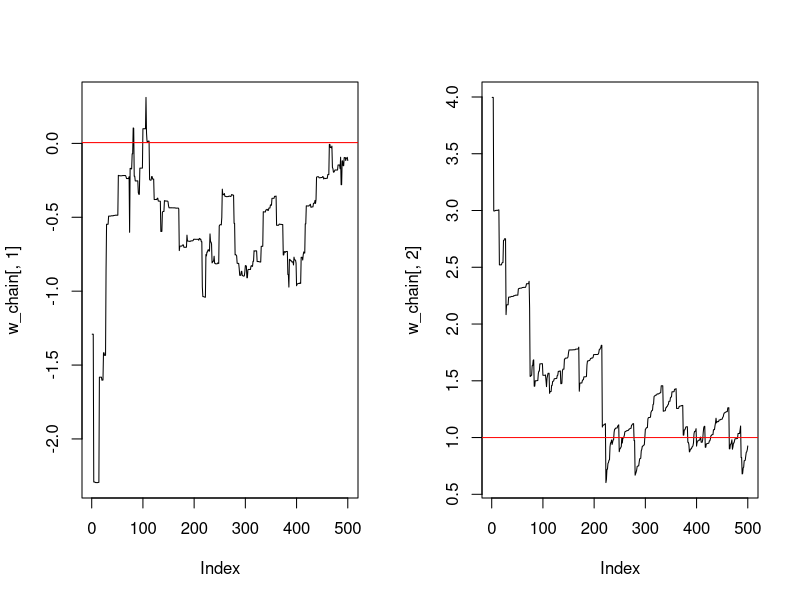
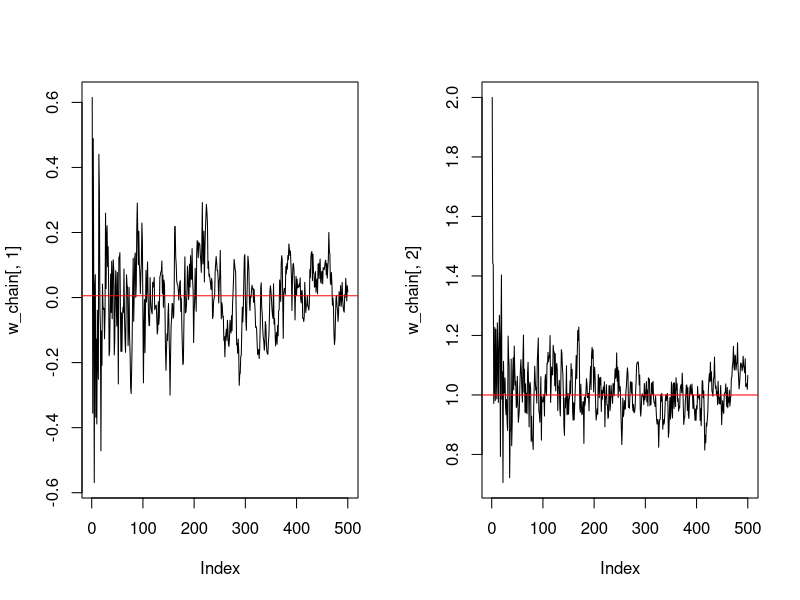

Source code (R) for these figures, in order:
#AdaGrad Algorithm
library(numDeriv)
library(nloptr)

set.seed(2023)

#Dataset S_n generated from data generation probability g()
data_generating_model <- function(n,w) {
  z <- rep( NaN, times=n*2 )
  z <- matrix(z, nrow = n, ncol = 2)
  z[,1] <- runif(n, min = -10, max = 10)
  p <- w[1] + w[2]*z[,1] 
  p <- exp(p) / (1+exp(p))
  z[,2] <- rbinom(n, size = 1, prob = p)
  return(z)
}


#n=500, real values for unkown w = (0,1)
n_obs <- 500
w_true <- c(0,1)  
z_obs <- data_generating_model(n = n_obs, w = w_true) 
w_true <- as.numeric(glm(z_obs[,2]~ 1+ z_obs[,1],family = "binomial" )$coefficients)
                     
#Prediction rule
prediction_rule <- function(x,w) {
  h <- w[1]+w[2]*x
  h <- exp(h) / (1.0 + exp(h) )
  return (h)
}

#Loss function
loss_fun <- function(w,z) {
  x = z[1]
  y = z[2]
  h <- prediction_rule(x,w)
  ell <- -y*log(h) - (1-y)*log(1-h)
  return (ell)
}

#Empirical Risk Function
empirical_risk_fun <- function(w,z,n) {
  x = z[,1]
  y = z[,2]
  R <- 0.0
  for (i in 1:n) {
    R <- R + loss_fun(w,z[i,])
  }
  R <- R / n
  return (R)
}

#Learning rate function eta_t = t/t_0
learning_rate <-function(t,t0=3) {
  eta <- t0 / t
  return( eta )
}

#Function returns gradient of loss function at values w,z
grad_loss_fun <- function(w,z) {
  x = z[1]
  y = z[2]
  h <- prediction_rule(x,w)
  grd <- c(h-y, (h-y)*x)
  return (grd)
}

#Fct returns gradient of risk function at values w and using
#dataset z size nx2
grad_risk_fun <- function(w,z,n) {
  grd <- 0.0
  for (i in 1:n) {
    grd <- grd + grad_loss_fun(w,z[i,])
  }
  grd <- grd / n
  return (grd)
}

#Gradient of ERF at w =(-0.1, 1.5) using whole dataset
w <- c(-0.1, 1.5)
gr <- grad_risk_fun(w, z=z_obs, n=n_obs)

#Dataset Sn size n=1000000 and wtrue=(0.0,1.0)
#The dataset containing the examples to train the model
#are generated below, and stores in the array z_obs
set.seed(2023)
n_obs <- 1000000
w_true <- c(0,1)  
z_obs <- data_generating_model(n = n_obs, w = w_true)
w_true <- as.numeric(glm(z_obs[,2]~ 1+ z_obs[,1],family = "binomial" )$coefficients)

#AdaGrad algorithm constant eta_t = 1, batch size m,
#epsilon=10^-6, T=500, seed (-0.3,3)
m <- 1
eta <- 1.0
Tmax <- 500
w_seed <- c(-0.3,3.0)
w <- w_seed
w_chain <- c()
Qstop <- 0 
t <- 0
G <- rep(0.0,times=length(w))
eps <- 10^(-6)
while ( Qstop == 0 ) {
  # counter
  t <- t +  1
  cat( t ) ; cat( ' ' ) ## counter added for display reasons
  # step 1: update  
  J <- sample.int(n = n_obs, size = m, replace = TRUE)
  if (m==1) {
    zbatch <- matrix(z_obs[J,],1,2)
  } else {
    zbatch <- z_obs[J,]
  }
  #eta <- learning_rate( t )
  erf_fun <- function(w, z = zbatch, n=m) {
    return( empirical_risk_fun(w, z, n) ) 
  }
  g <- numDeriv::grad( erf_fun, w )
  G <- G + g^2
  w <- w - eta * (1.0/sqrt(G+eps)) * g
  #w <- w - eta * grad_risk_fun( w, zbatch, m )
  w_chain <- rbind(w_chain, w)
  # step 2: check for rtermination terminate
  if ( t>= Tmax ) {
    Qstop <- 1
  }
}

par(mfrow=c(1,2))
plot(w_chain[,1], type='l') +
  abline(h=w_true[1], col='red')
plot(w_chain[,2], type='l') +
  abline(h=w_true[2], col='red')

#Play with value of eta and m
m <- 250
eta <- 1
Tmax <- 500
w_seed <- c(-0.3,3)
w <- w_seed
w_chain <- c()
Qstop <- 0 
t <- 0
G <- rep(0.0,times=length(w))
eps <- 10^(-6)
while ( Qstop == 0 ) {
  # counter
  t <- t +  1
  cat( t ) ; cat( ' ' ) ## counter added for display reasons
  # step 1: update  
  J <- sample.int(n = n_obs, size = m, replace = TRUE)
  if (m==1) {
    zbatch <- matrix(z_obs[J,],1,2)
  } else {
    zbatch <- z_obs[J,]
  }
  #eta <- learning_rate( t )
  erf_fun <- function(w, z = zbatch, n=m) {
    return( empirical_risk_fun(w, z, n) ) 
  }
  g <- numDeriv::grad( erf_fun, w )
  G <- G + g^2
  w <- w - eta * (1.0/sqrt(G+eps)) * g
  #w <- w - eta * grad_risk_fun( w, zbatch, m )
  w_chain <- rbind(w_chain, w)
  # step 2: check for rtermination terminate
  if ( t>= Tmax ) {
    Qstop <- 1
  }
}

plot(w_chain[,1], type='l') +
  abline(h=w_true[1], col='red')
plot(w_chain[,2], type='l') +
  abline(h=w_true[2], col='red')

